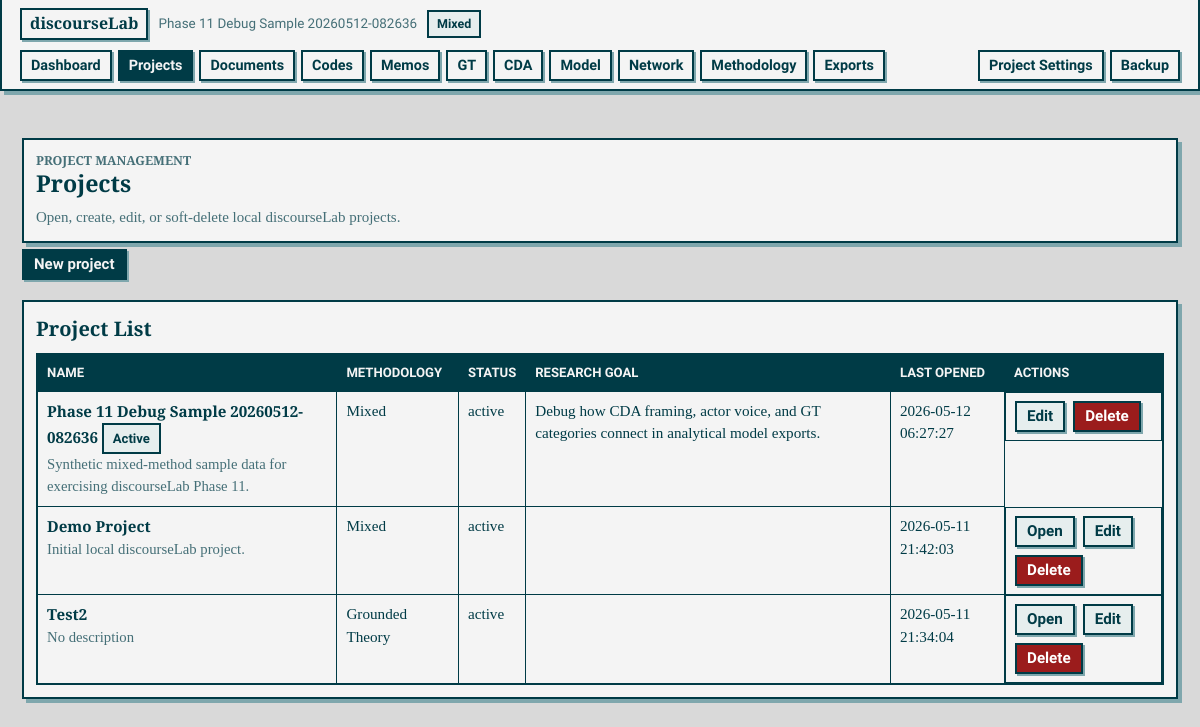
Before: /projects with the older database file.
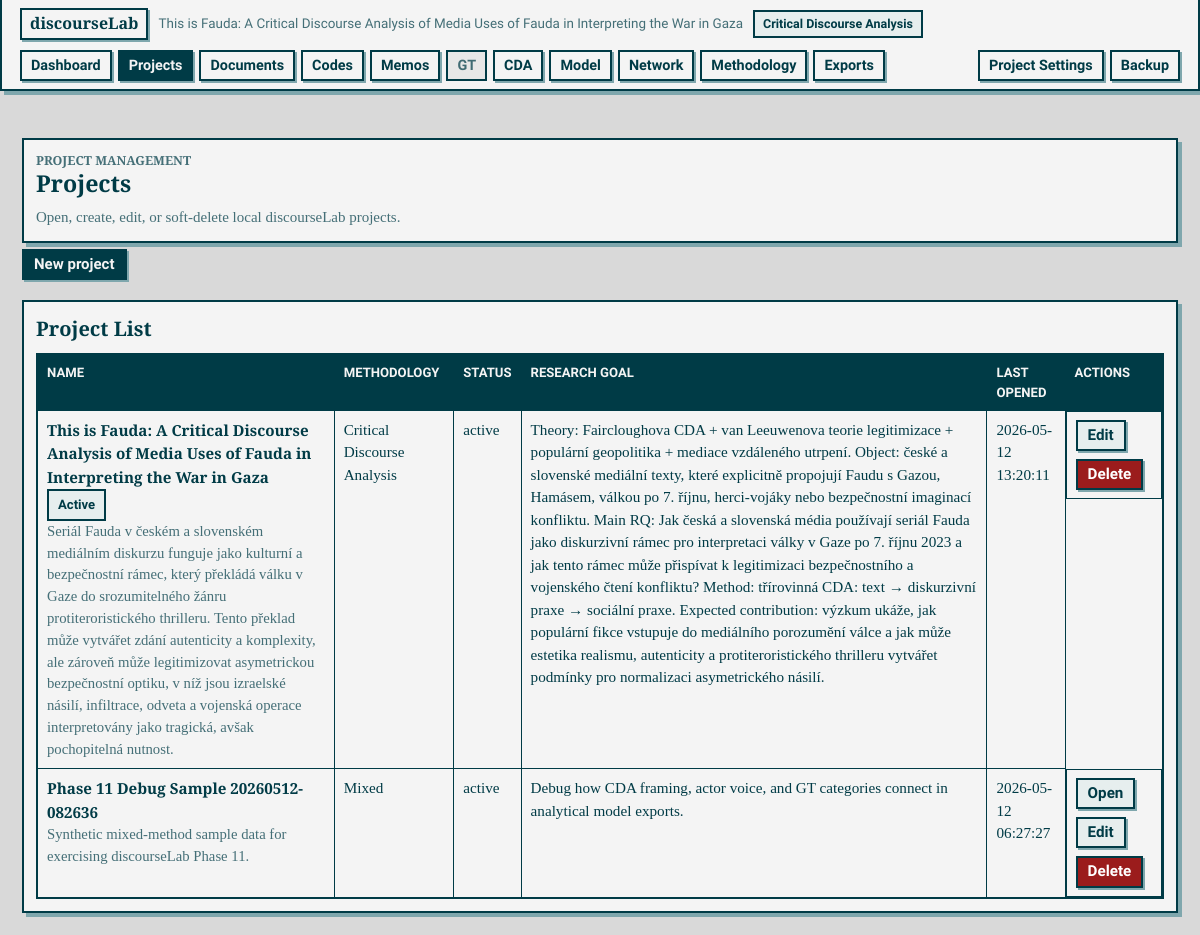
After: the same page with the newer database file.
### tables this page shows
CREATE TABLE projects (
    id INTEGER PRIMARY KEY AUTOINCREMENT,
    name TEXT NOT NULL,
    description TEXT,
    created_at TEXT NOT NULL DEFAULT CURRENT_TIMESTAMP,
    updated_at TEXT NOT NULL DEFAULT CURRENT_TIMESTAMP
, methodology_mode TEXT NOT NULL DEFAULT 'mixed', status TEXT NOT NULL DEFAULT 'active', last_opened_at TEXT, research_goal TEXT, principal_investigator TEXT);

### app.py (the view)
    @app.route("/projects")
    def projects():
        active_project = get_active_project()
        return render_template(
            "projects.html",
            title="Projects",
            active_page="projects",
            active_project=active_project,
            projects=get_projects(),
            methodology_mode_labels=METHODOLOGY_MODES,
        )

### app.py (called while the page is built)
def get_db() -> sqlite3.Connection:
    if "db" not in g:
        g.db = sqlite3.connect(DATABASE)
        g.db.row_factory = sqlite3.Row
        g.db.execute("PRAGMA foreign_keys = ON")
    return g.db

def query_one(sql: str, params: tuple = ()) -> sqlite3.Row | None:
    return get_db().execute(sql, params).fetchone()

def query_all(sql: str, params: tuple = ()) -> list[sqlite3.Row]:
    return get_db().execute(sql, params).fetchall()

def get_project(project_id: int) -> sqlite3.Row | None:
    return query_one(
        """
        SELECT id, name, description, methodology_mode, status, last_opened_at,
               research_goal, principal_investigator, created_at, updated_at
        FROM projects
        WHERE id = ? AND status != 'deleted'
        """,
        (project_id,),
    )

def get_projects() -> list[sqlite3.Row]:
    return query_all(
        """
        SELECT id, name, description, methodology_mode, status, last_opened_at,
               research_goal, principal_investigator, created_at, updated_at
        FROM projects
        WHERE status != 'deleted'
        ORDER BY datetime(COALESCE(last_opened_at, created_at)) DESC, name COLLATE NOCASE
        """
    )

### templates/projects.html
{% extends "base.html" %}
{% block content %}
<section class="page-header">
    <p class="eyebrow">Project management</p>
    <h1>Projects</h1>
    <p>Open, create, edit, or soft-delete local discourseLab projects.</p>
</section>
<section class="detail-actions">
    <a class="button-primary" href="{{ url_for('new_project') }}">New project</a>
</section>
<section class="info-panel">
    <h2>Project List</h2>
    {% if projects %}
        <div class="table-wrap">
            <table class="data-table">
                <thead>
                    <tr>
                        <th>Name</th>
                        <th>Methodology</th>
                        <th>Status</th>
                        <th>Research goal</th>
                        <th>Last opened</th>
                        <th>Actions</th>
                    </tr>
                </thead>
                <tbody>
                    {% for project in projects %}
                        <tr>
                            <td>
                                <strong>{{ project.name }}</strong>
                                {% if project.id == active_project.id %}
                                    <span class="status-badge">Active</span>
                                {% endif %}
                                <div class="muted-text">{{ project.description or "No description" }}</div>
                            </td>
                            <td>{{ methodology_mode_labels[project.methodology_mode] }}</td>
                            <td>{{ project.status }}</td>
                            <td>{{ project.research_goal or "" }}</td>
                            <td>{{ project.last_opened_at or "Never" }}</td>
                            <td class="actions-cell">
                                {% if project.id != active_project.id %}
                                    <form action="{{ url_for('open_project', project_id=project.id) }}" method="post">
                                        <button type="submit" class="button-secondary">Open</button>
                                    </form>
                                {% endif %}
                                <a class="button-secondary" href="{{ url_for('edit_project', project_id=project.id) }}">Edit</a>
                                <form class="confirm-delete" data-confirm="Delete this project? It will be hidden from the project list, but its data will not be physically erased in this phase." action="{{ url_for('soft_delete_project', project_id=project.id) }}" method="post">
                                    <button type="submit" class="button-danger">Delete</button>
                                </form>
                            </td>
                        </tr>
                    {% endfor %}
                </tbody>
            </table>
        </div>
    {% else %}
        <p>No active projects found.</p>
    {% endif %}
</section>
{% endblock %}

### templates/base.html (shortened to what this page needs)
<!doctype html>
<html lang="en">
<head>
    <link rel="stylesheet" href="{{ url_for('static', filename='style.css') }}">
</head>
<body>
    <div class="app-shell">
        <header class="topbar" aria-label="Application navigation">
            <div class="topbar-brand">
                <a class="app-name" href="{{ url_for('dashboard') }}">discourseLab</a>
                <span class="app-project">{{ active_project.name if active_project else "No active project" }}</span>
                {% if active_project %}
                    <span class="methodology-badge">{{ methodology_mode_labels[active_project.methodology_mode] }}</span>
                {% endif %}
            </div>
            <nav class="top-nav" aria-label="Main navigation">
                <a href="{{ url_for('dashboard') }}" class="{{ 'active' if active_page == 'dashboard' else '' }}">Dashboard</a>
                <a href="{{ url_for('projects') }}" class="{{ 'active' if active_page == 'projects' else '' }}">Projects</a>
                <a href="{{ url_for('documents') }}" class="{{ 'active' if active_page == 'documents' else '' }}">Documents</a>
                <a href="{{ url_for('codes') }}" class="{{ 'active' if active_page == 'codes' else '' }}">Codes</a>
                <a href="{{ url_for('memos') }}" class="{{ 'active' if active_page == 'memos' else '' }}">Memos</a>
                {% if supports_gt %}
                    <a href="{{ url_for('gt_workspace') }}" class="{{ 'active' if active_page == 'gt' else '' }}">GT</a>
                {% else %}
                    <span class="nav-disabled">GT</span>
                {% endif %}
                {% if supports_cda %}
                    <a href="{{ url_for('cda_workspace') }}" class="{{ 'active' if active_page == 'cda' else '' }}">CDA</a>
                {% else %}
                    <span class="nav-disabled">CDA</span>
                {% endif %}
                <a href="{{ url_for('model_builder') }}" class="{{ 'active' if active_page == 'model' else '' }}">Model</a>
                <a href="{{ url_for('network_explorer') }}" class="{{ 'active' if active_page == 'network' else '' }}">Network</a>
                <a href="{{ url_for('methodology') }}" class="{{ 'active' if active_page == 'methodology' else '' }}">Methodology</a>
                <a href="{{ url_for('exports') }}" class="{{ 'active' if active_page == 'exports' else '' }}">Exports</a>
            </nav>
            {% if active_project %}
                <nav class="top-nav top-nav-actions" aria-label="Project actions">
                    <a href="{{ url_for('edit_project', project_id=active_project.id) }}">Project Settings</a>
                    <a href="{{ url_for('export_project_backup') }}">Backup</a>
                </nav>
            {% endif %}
        </header>
        <main class="content">
            {% block content %}{% endblock %}
        </main>
    </div>
</body>
</html>

Changed rows visible on the page:
no longer on this page (row edited): projects: name "Demo Project", description "Initial local discourseLab project.", methodology_mode "Mixed", status "active", last_opened_at "2026-05-11 21:42:03"
no longer on this page (row edited): projects: name "Test2", description "No description", methodology_mode "Grounded Theory", status "active", last_opened_at "2026-05-11 21:34:04"
added projects: name "This is Fauda: A Critical Discourse Analysis of Media Uses of Fauda in Interpreting the War in Gaza", methodology_mode "Critical Discourse Analysis", shows "Active", description "Seriál Fauda v českém a slovenském mediálním diskurzu funguje jako kulturní a bezpečnostní rámec, který překládá válku v Gaze do srozumitelného žánru protiteroristického thrilleru. Tento překlad může vytvářet zdání autenticity a komplexity, ale zároveň může legitimizovat asymetrickou bezpečnostní optiku, v níž jsou izraelské násilí, infiltrace, odveta a vojenská operace interpretovány jako tragická, avšak pochopitelná nutnost.", status "active", research_goal "Theory: Faircloughova CDA + van Leeuwenova teorie legitimizace + populární geopolitika + mediace vzdáleného utrpení. Object: české a slovenské mediální texty, které explicitně propojují Faudu s Gazou, Hamásem, válkou po 7. říjnu, herci-vojáky nebo bezpečnostní imaginací konfliktu. Main RQ: Jak česká a slovenská média používají seriál Fauda jako diskurzivní rámec pro interpretaci války v Gaze po 7. říjnu 2023 a jak tento rámec může přispívat k legitimizaci bezpečnostního a vojenského čtení konfliktu? Method: třírovinná CDA: text → diskurzivní praxe → sociální praxe. Expected contribution: výzkum ukáže, jak populární fikce vstupuje do mediálního porozumění válce a jak může estetika realismu,…", last_opened_at "2026-05-12 13:20:11"
computed for projects "Phase 11 Debug Sample 20260512-082636": text "Active" → "Open"
Other visible differences:
{{ active_project.name if active_project else "No active project" }}: "Phase 11 Debug Sample 20260512-082636" → "This is Fauda: A Critical Discourse Analysis of Media Uses of Fauda in Interpreting the War in Gaza"
{{ methodology_mode_labels[active_project.methodology_mode] }}: "Mixed" → "Critical Discourse Analysis"
